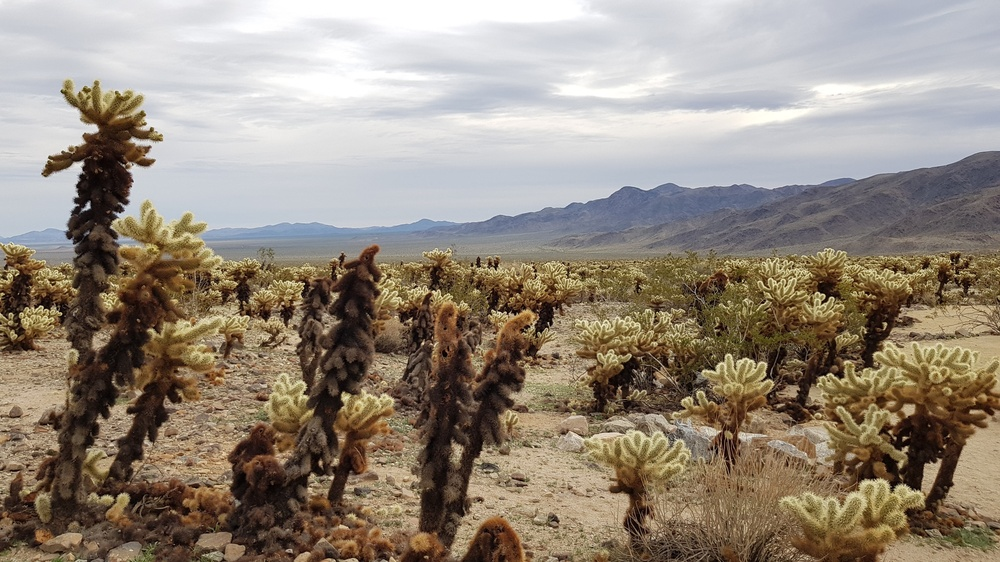
#> input picture svd/images/joshua.jpg, 1000 x 562 px, shrunk from 2016 x 1134 before the run
$ jupyter execute svd_exercise.ipynb   (shell and % lines are left out)
#> lines starting #> are read from the running program, lines starting #| are printed output that depends on the picture
# SVD compression

In order to understand the truncating function of a singular value decomposition (SVD) a bit better, we will have a look at the its application on image data. We treat the image as a matrix and apply the SVD to this data.

## Introduction to SVD

The singular value decomposition (SVD) is a matrix operation that splits a matrix into two unitary matrices $U$ and $V^\dagger$ and a diagonal matrix $S$ which contains the singular values.

The decomposition splits an arbitrary $m$ x $n$ matrix M into three parts:
- $m$ x $m$ unitary $U$
- $m$ x $n$ diagonal matrix $S$
- $n$ x $n$ diagonal matrix $V^\dagger$

The diagonal matrix $S$ is padded with zeros such that it fits the desired shape.

A straight forward way to truncate a matrix is to truncate the matrices in the following way:

Note that the shape of the matrices does not change, since the dimensions that are relevant for the overall shape stay untouched.

Import of some useful modules

[cell 1]

import numpy as np
import matplotlib.pyplot as plt
from PIL import Image

Load an image using PIL and convert it to an black and white image.

**TODO**:
- Plot the resulting image (with a gray color map since we only have the luminosity information)

[cell 2]
filename="images/joshua.jpg"
img=Image.open(filename).convert('L')
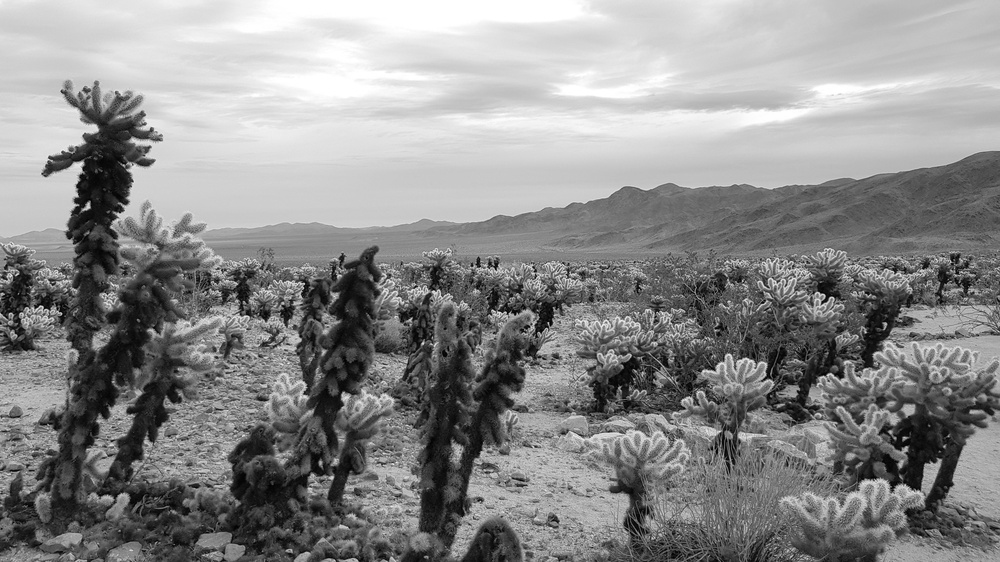
#> img: PIL image 1000x562 L; min 1, max 255, mean 139.9
img_np=np.asarray(img)
#Plot the original image in grayscale
